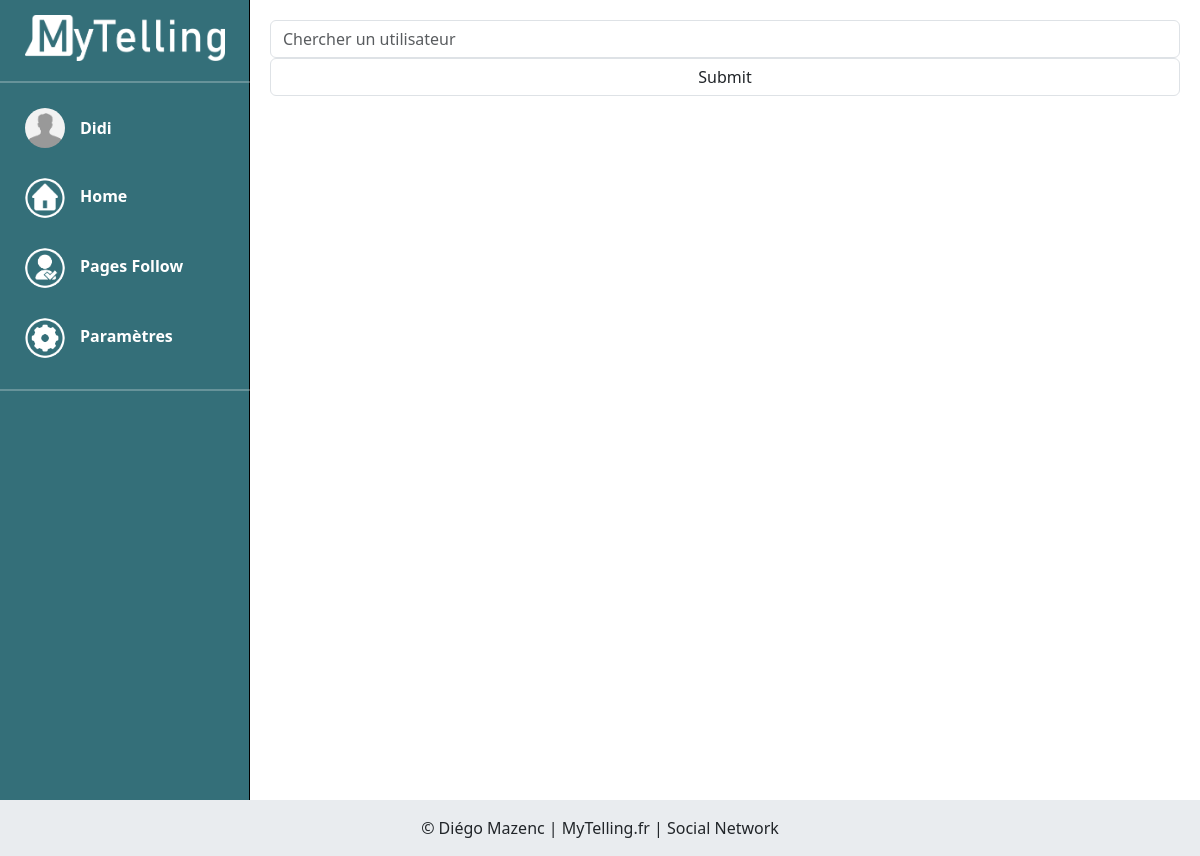
Before: /index.php?page=follow (signed in) with the older database file.
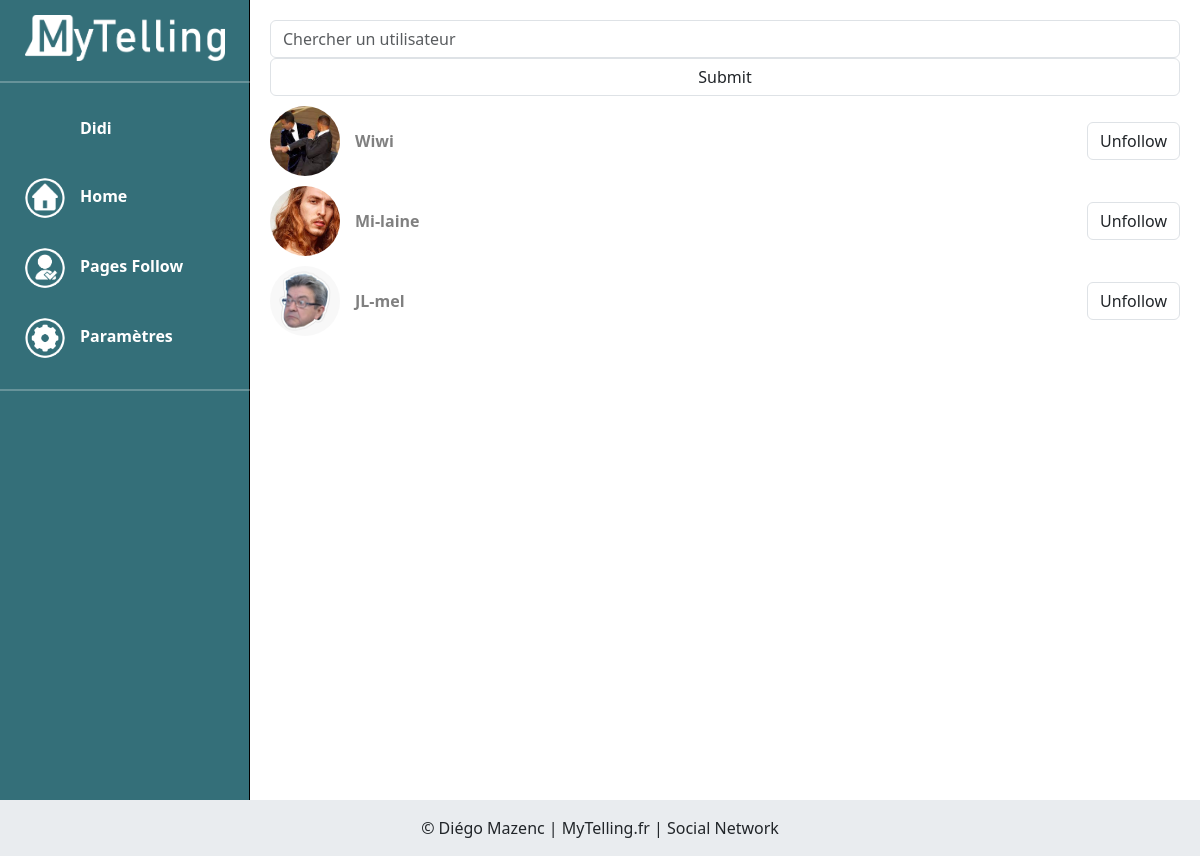
After: the same page with the newer database file.
### tables this page shows
CREATE TABLE IF NOT EXISTS `friends` (
  `id` int NOT NULL AUTO_INCREMENT,
  `id_user` int NOT NULL,
  `id_follow` int NOT NULL,
  PRIMARY KEY (`id`),
  KEY `FK_FriendsIdFollow_UsersIdUsers` (`id_follow`)
);

CREATE TABLE IF NOT EXISTS `users` (
  `id` int NOT NULL AUTO_INCREMENT,
  `admin` int DEFAULT '0',
  `id_photo` int DEFAULT '3',
  `firstname` varchar(255) NOT NULL,
  `name` varchar(255) NOT NULL,
  `pseudo` varchar(255) NOT NULL,
  `gender` varchar(50) NOT NULL,
  `mail` varchar(255) NOT NULL,
  `password` varchar(255) NOT NULL,
  `src_photo` text,
  `date_create` datetime NOT NULL DEFAULT CURRENT_TIMESTAMP,
  PRIMARY KEY (`id`),
  KEY `FK_UsersIdPhoto_PhotoId` (`id_photo`)
);

### controllers/controller_follow.php (called while the page is built, shortened)
<?php
$db = connectDB();
$id_user = $_SESSION['id'];
$sql = $db->prepare("SELECT *,
    friends.id_user AS friend_id_user,
    friends.id_follow AS id_follow,
    users.src_photo AS photo_src,
    users.pseudo AS user_pseudo
FROM friends
INNER JOIN users ON users.id = friends.id_follow
WHERE friends.id_user = :id_user");
$sql->bindParam(':id_user', $id_user, PDO::PARAM_INT);
$sql->execute();
$friends = $sql->fetchAll(PDO::FETCH_ASSOC);
include "./views/layout.phtml";

### index.php (called while the page is built, shortened)
<?php
require "./services/router.php";
require "./controllers/controller_{$page}.php";

### views/template_follow.phtml (the view, shortened to what this page needs)
<?php if (!isset($_SESSION['id'])) {
    header("Location: index.php?page=log")
?>
<?php } else { ?>
    <form method="POST">
        <input type="text" name="searchUser" class="form-control" placeholder="Chercher un utilisateur">
        <input type="submit" name="search" class="form-control">
    </form>
    <?php foreach ($friends as $friend) : ?>
        <div class="userfollow" id="friend_<?= $friend['id_follow']; ?>">
            <div class="userpseudo">
                <a href="?page=userpage&id=<?= $friend['id_follow'] ?>" class="pseudoLink">
                    <div class="flexUser">
                        <div class="blocPhotoUserFollow">
                            <img src="<?= $friend['photo_src']; ?>" alt="">
                        </div>
                        <?= $friend['user_pseudo']; ?>
                    </div>
                </a>
            </div>
            <div class="followOption">
                <button class="unfollowed  form-control" data-followid="<?= $friend['id_follow']; ?>">Unfollow</button>
            </div>
        </div>
    <?php endforeach; ?>
<?php } ?>

### views/layout.phtml (shortened to what this page needs)
<!DOCTYPE html>
<html lang="en" class="h-100">
<head>
    <link href="https://cdn.jsdelivr.net/npm/bootstrap@5.3.2/dist/css/bootstrap.min.css" rel="stylesheet">
    <link rel="stylesheet" href="./asset/css/styles_gallery.css">
    <link rel="stylesheet" href="./asset/css/styles_home.css">
    <link rel="stylesheet" href="./asset/css/styles_article.css">
    <link rel="stylesheet" href="./asset/css/styles_search.css">
    <link rel="stylesheet" href="./asset/css/styles_log.css">
    <link rel="stylesheet" href="./asset/css/styles_follow.css">
    <link rel="stylesheet" href="./asset/css/styles_admin.css">
    <link rel="stylesheet" href="./asset/css/styles_pageusers.css">
</head>
<body class="d-flex flex-column h-100">
    <main>
        <div class="homeContent">
            <div class="options">
                <div class="underOption">
                    <div class="navSet">
                        <img src="./asset/img/logoFlow.png" alt="" class="logo">
                        <hr>
                        <ul><?php if (isset($_SESSION['pseudo'])) { ?>
                                <a href="?page=userpage&id=<?= $_SESSION['id']; ?>">
                                    <li>
                                        <div class="flexUser">
                                            <div class="blocPhotoUserArticle">
                                                <img src="<?= $_SESSION['photo']; ?>" alt="">
                                            </div>
                                            <?= $_SESSION['pseudo']; ?>
                                        </div>
                                    </li>
                                </a>
                                <a href="index.php?page=home">
                                    <li><img src="./asset/img/iconHome.png" alt="" class="iconNav">Home</li>
                                </a>
                                <a href="index.php?page=follow">
                                    <li><img src="./asset/img/iconFollow.png" alt="" class="iconNav">Pages Follow</li>
                                </a>
                                <a href="index.php?page=articlelist#settingUser">
                                    <li><img src="./asset/img/iconSetting.png" alt="" class="iconNav">Paramètres</li>
                                </a>
                            <?php } else { ?>
                                <a href="index.php?page=log" class="m-2 link-connect">Connexion / Inscription</a>
                            <?php } ?>
                        </ul>
                    </div>
                    <hr>
                </div>
            </div>
            <div class="mainAjax">
                <?php include "./views/template_" . $page . ".phtml"; ?>
            </div>
        </div>
    </main>
    <footer class="bg-body-secondary footer mt-auto p-3">
        <section class="container-fluid text-center">
            &copy; Diégo Mazenc | MyTelling.fr | Social Network
        </section>
    </footer>
</body>
</html>

Changed rows visible on the page:
added friends: users.src_photo (picture), users.pseudo "Wiwi"
added friends: users.src_photo (picture), users.pseudo "Mi-laine"
added friends: users.src_photo (picture), users.pseudo "JL-mel"
